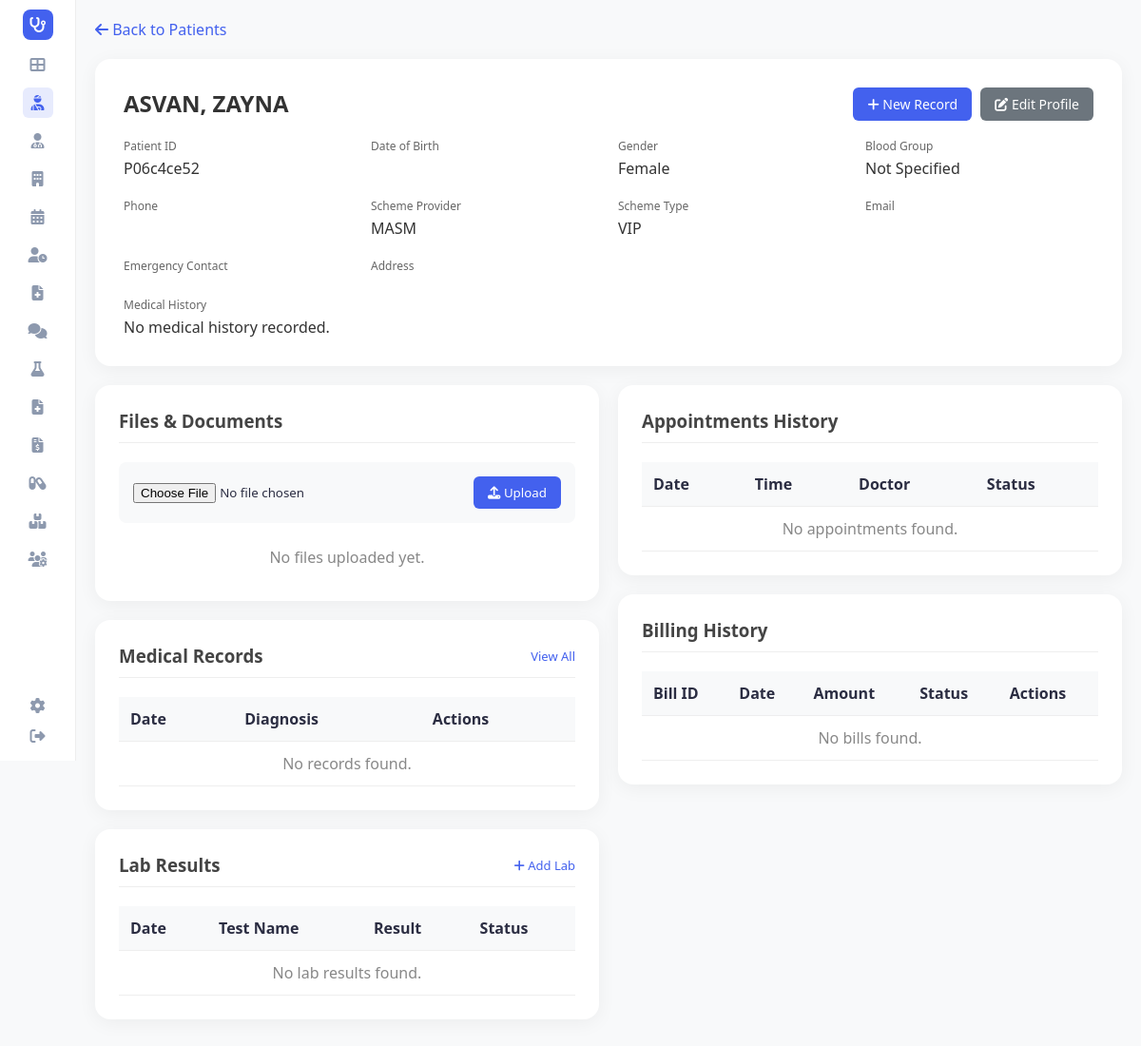
The page /patient/P06c4ce52 (signed in) on the database as committed earlier.
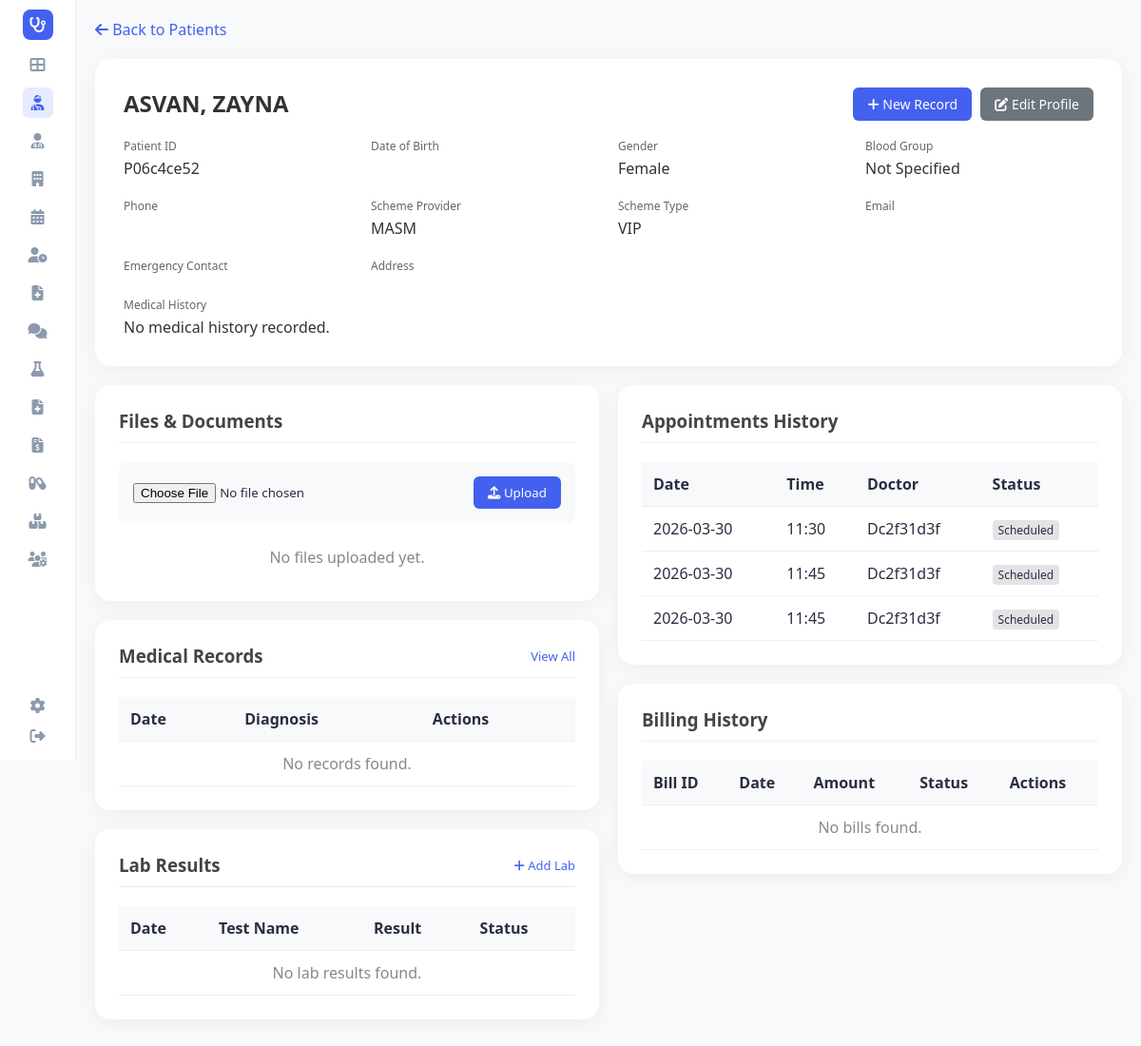
The same page on the database as committed later.
### tables this page shows
CREATE TABLE appointments (
                appointment_id TEXT PRIMARY KEY,
                patient_id TEXT,
                doctor_id TEXT,
                appointment_date TEXT,
                appointment_time TEXT,
                reason TEXT,
                status TEXT,
                notes TEXT,
                FOREIGN KEY (patient_id) REFERENCES patients(patient_id),
                FOREIGN KEY (doctor_id) REFERENCES doctors(doctor_id)
            );

### app.py (the view)
@app.route('/patient/<patient_id>')
def patient_details(patient_id):
    patient = hms.get_patient(patient_id)
    if not patient:
        flash('Patient not found!', 'error')
        return redirect(url_for('patients'))
    files = hms.patient_files.get(patient_id, [])
    appointments = hms.get_patient_appointments(patient_id)
    medical_records = hms.get_patient_medical_records(patient_id)
    bills = hms.get_patient_bills(patient_id)
    lab_results = [lr for lr in hms.lab_results if lr.patient_id == patient_id]
    queue_item = next((q for q in hms.queue if q.patient_id == patient_id and q.status != 'Completed'), None)
    return render_template('patient_details.html',
                           patient=patient,
                           files=files,
                           appointments=appointments,
                           medical_records=medical_records,
                           bills=bills,
                           lab_results=lab_results,
                           queue_item=queue_item,
                           active_page='patients')

### app.py (called while the page is built)
@app.before_request
def require_login():
    allowed_routes = ['login', 'register', 'static']
    if request.endpoint not in allowed_routes and 'user_id' not in session:
        return redirect(url_for('login'))

@app.context_processor
def inject_user():
    username = session.get('username')
    role = session.get('role')
    unread = 0
    if username:
        unread = hms.get_unread_count(username, role)
    return dict(current_user=username, current_role=role, unread_messages_count=unread, hms=hms)

### database/db_manager.py (called while the page is built)
    def get_connection(self):
        conn = sqlite3.connect(self.db_file)
        conn.row_factory = sqlite3.Row
        return conn

    def get_by_id(self, cls: Type[T], table: str, id_value: str, id_field: str) -> Optional[T]:
        try:
            conn = self.get_connection()
            cursor = conn.cursor()
            cursor.execute(f"SELECT * FROM {table} WHERE {id_field} = ?", (id_value,))
            row = cursor.fetchone()
            conn.close()
            return self._row_to_obj(cls, row) if row else None
        except Exception as e:
            print(f"Error getting from {table}: {e}")
            return None

### templates/patient_details.html (shortened to what the changed rows need)
<!DOCTYPE html>
<html lang="en">
<head>
    <link rel="stylesheet" href="{{ url_for('static', filename='style.css') }}">
    <link rel="stylesheet" href="https://cdnjs.cloudflare.com/ajax/libs/font-awesome/6.4.0/css/all.min.css">
</head>
<body>
    <div class="container" >
        <main class="main-content" >
            <div class="profile-header">
                <div class="profile-info" style="width: 100%;">
                    <div style="display: flex; justify-content: space-between; align-items: center;">
                        <h2>{{ patient.last_name }}, {{ patient.first_name }}</h2>
                    </div>
                </div>
            </div>
            <div class="row" style="display: flex; gap: 20px; flex-wrap: wrap;">
                <div style="flex: 1; min-width: 300px;">
                    <div class="section-card">
                        <div class="table-responsive">
                            <table>
                                <thead>
                                    <tr>
                                        <th>Date</th>
                                        <th>Diagnosis</th>
                                        <th>Actions</th>
                                    </tr>
                                </thead>
                            </table>
                        </div>
                    </div>
                    <div class="section-card">
                        <div class="table-responsive">
                            <table>
                                <thead>
                                    <tr>
                                        <th>Date</th>
                                        <th>Test Name</th>
                                        <th>Result</th>
                                        <th>Status</th>
                                    </tr>
                                </thead>
                            </table>
                        </div>
                    </div>
                </div>
                <div style="flex: 1; min-width: 300px;">
                    <div class="section-card">
                        <div class="table-responsive">
                            <table>
                                <thead>
                                    <tr>
                                        <th>Date</th>
                                        <th>Time</th>
                                        <th>Doctor</th>
                                        <th>Status</th>
                                    </tr>
                                </thead>
                                <tbody>
                                    {% for appt in appointments %}
                                    <tr>
                                        <td>{{ appt.appointment_date }}</td>
                                        <td>{{ appt.appointment_time }}</td>
                                        <td>{{ appt.doctor_id }}</td>
                                        <td><span style="padding: 2px 6px; border-radius: 4px; font-size: 12px; background-color: #e2e3e5;">{{ appt.status }}</span></td>
                                    </tr>
                                    {% else %}
                                    <tr>
                                        <td colspan="4" style="text-align: center; color: #888;">No appointments found.</td>
                                    </tr>
                                    {% endfor %}
                                </tbody>
                            </table>
                        </div>
                    </div>
                    <div class="section-card">
                        <div class="table-responsive">
                            <table>
                                <thead>
                                    <tr>
                                        <th>Bill ID</th>
                                        <th>Date</th>
                                        <th>Amount</th>
                                        <th>Status</th>
                                        <th>Actions</th>
                                    </tr>
                                </thead>
                            </table>
                        </div>
                    </div>
                </div>
            </div>
        </main>
    </div>
</body>
</html>

Rows that differ between the two databases and show on the page:
added appointments: appointment_date "2026-03-30", appointment_time "11:30", doctor_id "Dc2f31d3f", status "Scheduled"
added appointments: appointment_date "2026-03-30", appointment_time "11:45", doctor_id "Dc2f31d3f", status "Scheduled"
added appointments: appointment_date "2026-03-30", appointment_time "11:45", doctor_id "Dc2f31d3f", status "Scheduled"
Other text that changed with them:
text no longer shown: "No appointments found."
